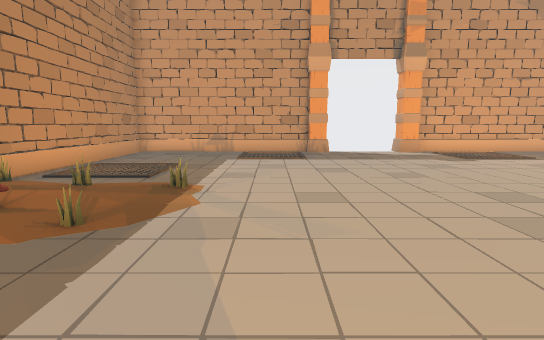
[1] (above)

12 first-person views from a walk through a scene from a Unity 3-D project. The camera is 1.2 m above the floor, tilts 8° down and sees 80° across. Doors are open. The floor is counted in squares, 1 m on a side. Each view is taken from the middle of a square. On the plan, view 1 faces up. The plan holds only what a view shows up to about 14 squares ahead; the rest is blank. The place goes on beyond the plan. The player is left out.

[2]
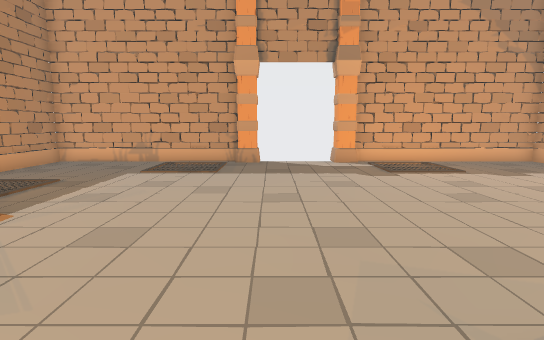

[3]
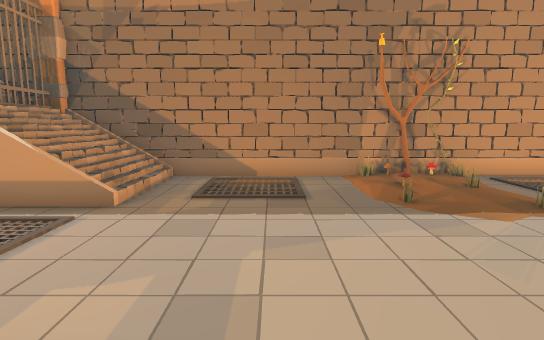

[4]
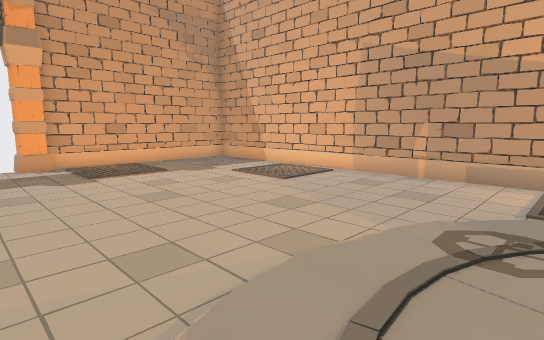

[5]
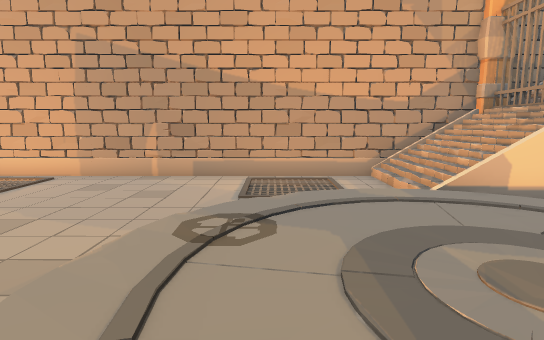

[6]
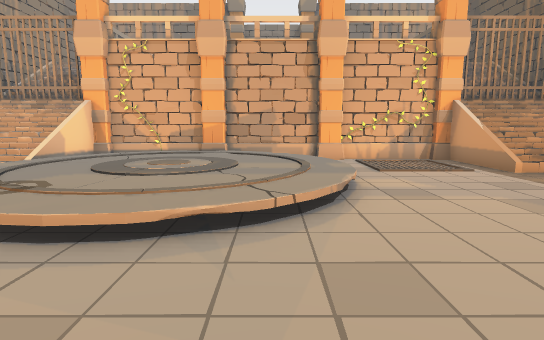

[7]
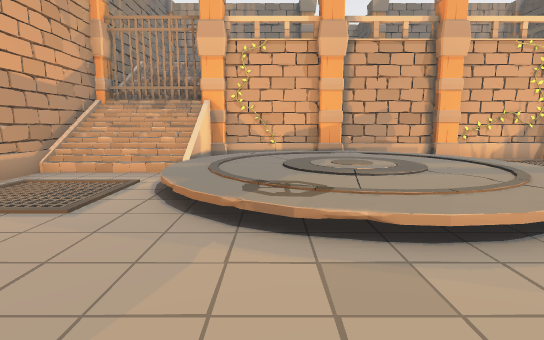

[8]
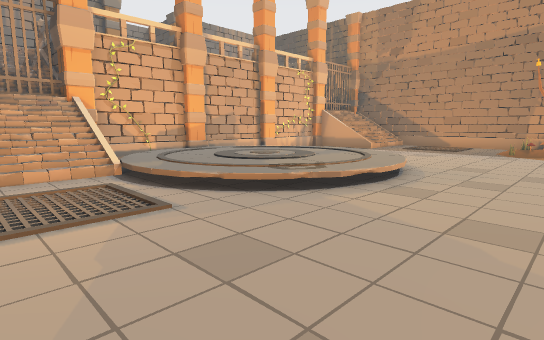

[9]
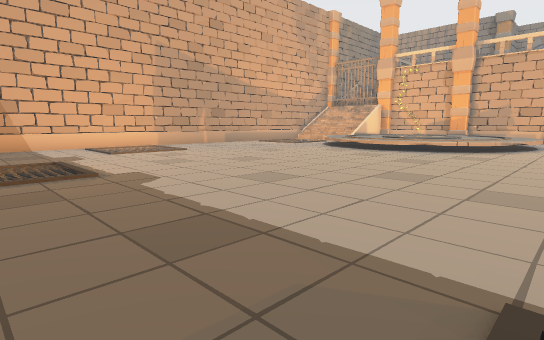

[10]
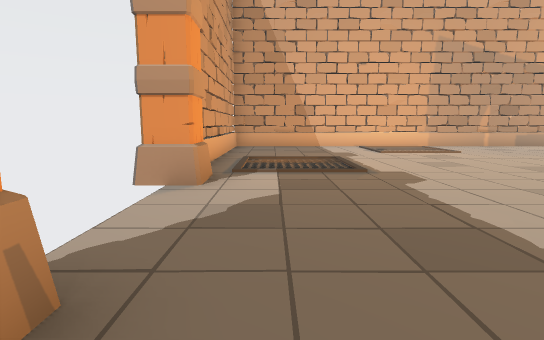

[11]
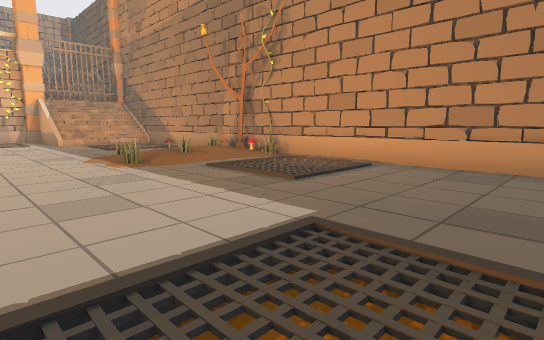

[12]
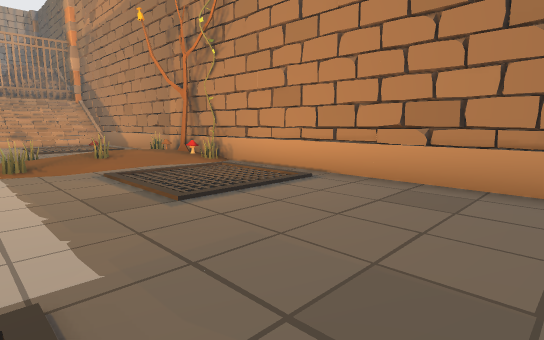

### Floor plan
Key: @ floor where view 1 was taken; # wall or solid block; . main floor; : floor 0.25 m higher than the main floor; + floor 0.5 m higher than the main floor; / step, stairs or slope; D open door; = window, fence, low wall or low ledge; v drop or lower ground; C column; T tree; O other object.
Columns run from 6 left of view 1 to 14 right of it. Each row starts with its distance up from view 1.
 15 ########CDDDC########
 14 #.......CDDDC.......#
 13 #....///.....///....#
 12 #....///.....///....#
 11 #...................#
 10 #...................#
  9 #///.............///#
  8 #///.............///#
  7 #...................#
  6 OOOOO...............#
  5 T:::................#
  4 #OO.O...............#
  3 #O.........///......#
  2 #........./::::/....#
  1 #///...../::::::////#
  0 #///..@..::::: :////#
 -1 #/./.....:::+  ://./#
 -2 #////....::     ////#
 -3 #///#/////      ////#
 -4 #///v///..      v///#
 -5 ########C##/C###C####
 -6     # ##########C   C
 -7                ## = #
 -8                 #####

Positions as (right, up) in squares from view 1, and headings:
1: (0, 0), facing up
2: (3, 1), facing up
3: (4, 1), facing left
4: (4, 1), facing up-right
5: (4, 1), facing right
6: (4, 6), facing down
7: (8, 6), facing down
8: (13, 6), facing down-left
9: (1, 13), facing down-right
10: (1, 13), facing right
11: (1, 13), facing down-left
12: (-1, 13), facing down-left
